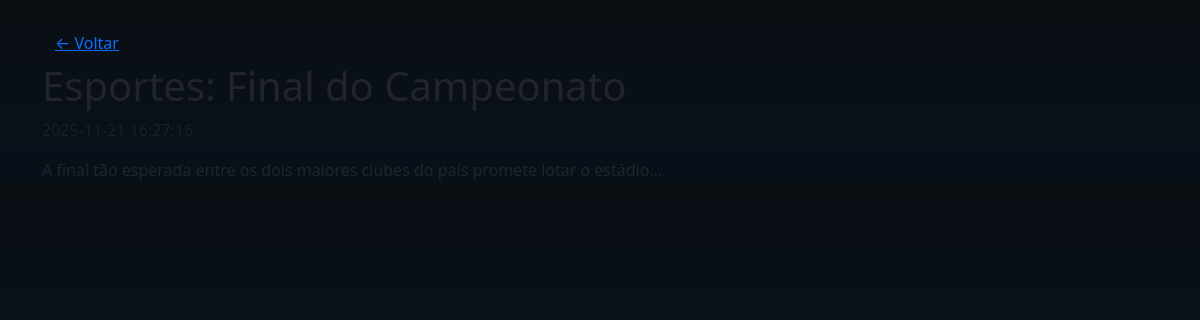
Page /view.php?id=4 on the committed database.
### tables this page shows
CREATE TABLE news (
  id INTEGER PRIMARY KEY AUTOINCREMENT,
  title TEXT,
  summary TEXT,
  content TEXT,
  image TEXT,
  created_at DATETIME DEFAULT CURRENT_TIMESTAMP
);

### view.php (the view, shortened to what this page needs)
<?php
$pdo = getPDO();
$id = isset($_GET['id']) ? intval($_GET['id']) : 0;
$stmt = $pdo->prepare('SELECT * FROM news WHERE id = :id');
$stmt->execute([':id'=>$id]);
$row = $stmt->fetch(PDO::FETCH_ASSOC);
?>
<!doctype html>
<html>
<head>
  <link href="https://cdn.jsdelivr.net/npm/bootstrap@5.3.2/dist/css/bootstrap.min.css" rel="stylesheet">
  <link href="/assets/css/dark.css" rel="stylesheet">
<link href="https://cdn.jsdelivr.net/npm/bootstrap@5.3.2/dist/css/bootstrap.min.css" rel="stylesheet">
</head>
<body>
<div class="container mt-4">
  <a href="index.php" class="btn btn-link">&larr; Voltar</a>
  <h1><?php echo htmlspecialchars($row['title']); ?></h1>
  <p class="text-muted"><?php echo $row['created_at']; ?></p>
  <div><?php echo nl2br(htmlspecialchars($row['content'])); ?></div>
</div>
</body>
</html>

### assets/css/dark.css (style rules this page uses)
:root { --bg:#0b0f14; --card:#0f1720; --muted:#9aa4b2; --accent:#00d1ff; --glass: rgba(255,255,255,0.03); }
body { background: linear-gradient(180deg, var(--bg) 0%, #07101a 100%); color: #e6eef6; font-family: 'Inter', system-ui, -apple-system, 'Segoe UI', Roboto, 'Helvetica Neue', Arial; -webkit-font-smoothing:antialiased; -moz-osx-font-smoothing:grayscale; }
.text-muted { color: var(--muted) !important; }

### rows in the picture
news: title "Esportes: Final do Campeonato", content "A final tão esperada entre os dois maiores clubes do país promete lotar o estádio..."
